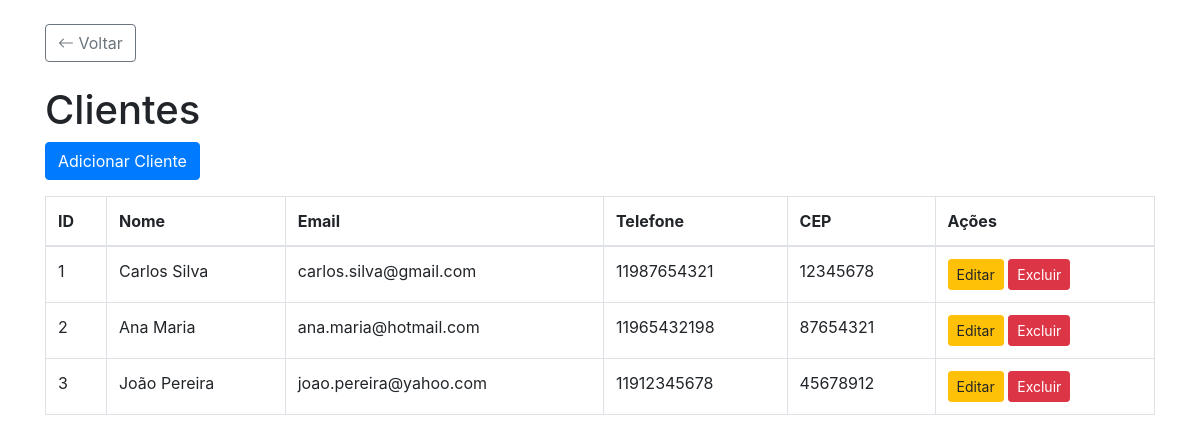
/clientes/listar.php, run on the app's committed database.
### tables this page shows
CREATE TABLE `clientes` (
  `id_cliente` int(11) NOT NULL,
  `nome` varchar(100) NOT NULL,
  `email` varchar(100) NOT NULL,
  `telefone` varchar(15) NOT NULL,
  `cep` varchar(10) NOT NULL,
  `endereco` varchar(255) NOT NULL,
  `bairro` varchar(50) NOT NULL,
  `cidade` varchar(50) NOT NULL,
  `estado` varchar(2) NOT NULL,
  `data_cadastro` timestamp NOT NULL DEFAULT current_timestamp()
);

### clientes/listar.php (the view, shortened to what this page needs)
<?php
require '../conexao.php';
$query = $pdo->query("SELECT * FROM clientes");
$clientes = $query->fetchAll(PDO::FETCH_ASSOC);
?>
<!DOCTYPE html>
<html lang="pt-BR">
<head>
    <link rel="stylesheet" href="https://stackpath.bootstrapcdn.com/bootstrap/4.5.2/css/bootstrap.min.css">
    <link rel="stylesheet" href="https://cdn.jsdelivr.net/npm/bootstrap-icons/font/bootstrap-icons.css">
</head>
<body>
    <div class="container mt-4">
        <div class="mt-3 mb-4">
            <button class="btn btn-outline-secondary" onclick="history.back()">
                <i class="bi bi-arrow-left"></i> Voltar
            </button>
        </div>
        <h1>Clientes</h1>
        <a href="inserir.php" class="btn btn-primary mb-3">Adicionar Cliente</a>
        <table class="table table-bordered table-hover">
            <thead>
                <tr>
                    <th>ID</th>
                    <th>Nome</th>
                    <th>Email</th>
                    <th>Telefone</th>
                    <th>CEP</th>
                    <th>Ações</th>
                </tr>
            </thead>
            <tbody>
                <?php foreach ($clientes as $cliente): ?>
                <tr>
                    <td><?= $cliente['id_cliente'] ?></td>
                    <td><?= $cliente['nome'] ?></td>
                    <td><?= $cliente['email'] ?></td>
                    <td><?= $cliente['telefone'] ?></td>
                    <td><?= $cliente['cep'] ?></td>
                    <td>
                        <a href="editar.php?id=<?= $cliente['id_cliente'] ?>" class="btn btn-warning btn-sm">Editar</a>
                        <a href="excluir.php?id=<?= $cliente['id_cliente'] ?>" class="btn btn-danger btn-sm">Excluir</a>
                    </td>
                </tr>
                <?php endforeach; ?>
            </tbody>
        </table>
    </div>
</body>
</html>

### data on the page
clientes: id_cliente "1", nome "Carlos Silva", email "carlos.silva@gmail.com", telefone "11987654321", cep "12345678"
clientes: id_cliente "2", nome "Ana Maria", email "ana.maria@hotmail.com", telefone "11965432198", cep "87654321"
clientes: id_cliente "3", nome "João Pereira", email "joao.pereira@yahoo.com", telefone "11912345678", cep "45678912"
